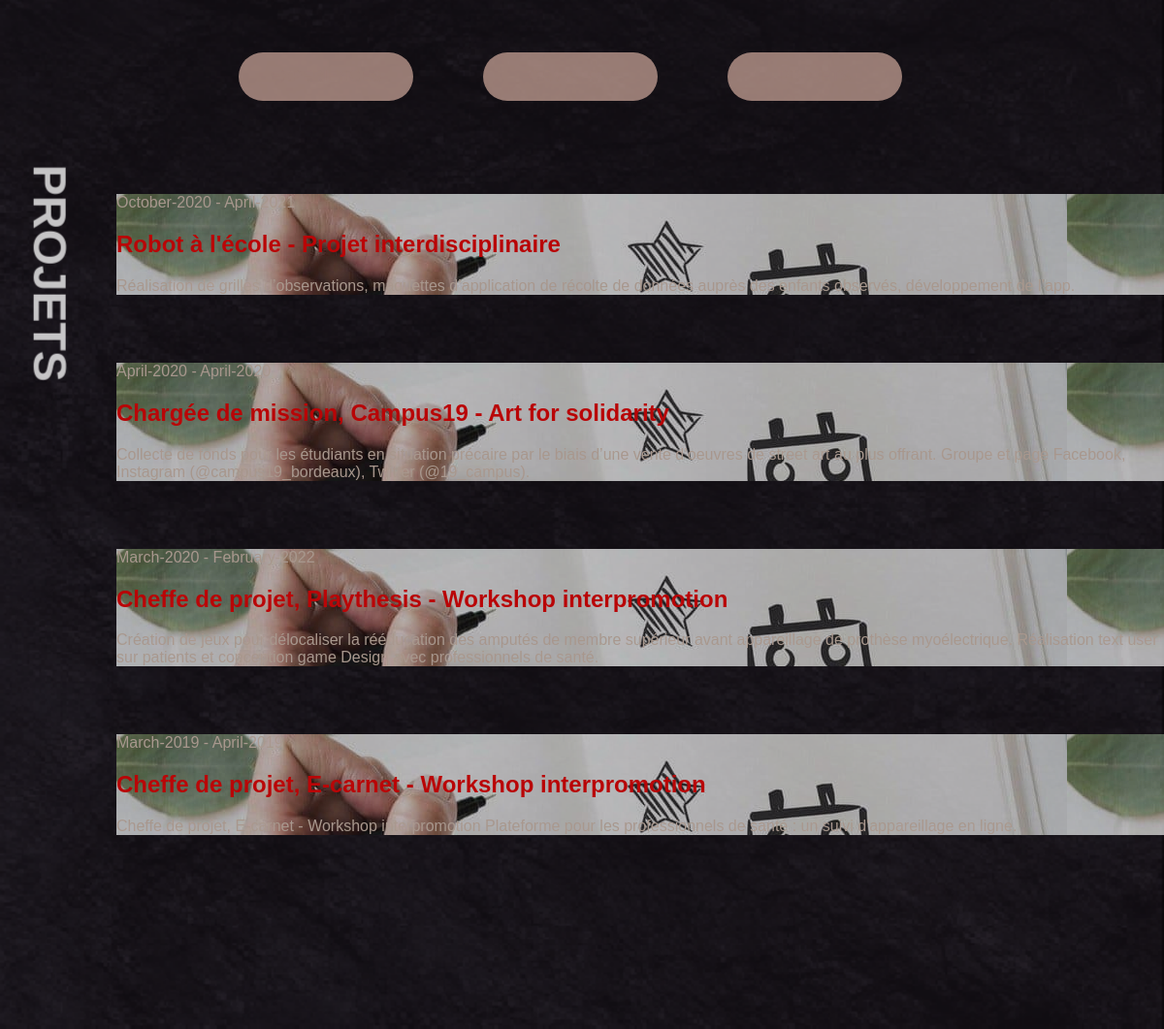
Page /Projets.php on the committed database.
### tables this page shows
CREATE TABLE `projets` (
  `Id_Projets` int(11) NOT NULL,
  `Titre` text NOT NULL,
  `DateDebut` date NOT NULL,
  `DateFin` date DEFAULT NULL,
  `Contexte` tinytext DEFAULT NULL,
  `Description` text DEFAULT NULL,
  `LienImgFond` text NOT NULL,
  `Lien` text DEFAULT NULL,
  `Id_User` varchar(50) NOT NULL,
  `CodHexTypo` varchar(7) NOT NULL
);

### Projets.php (the view, shortened to what this page needs)
<?php
include_once "Fonctions.php";
include_once "NavBarre.php";
    $req = $bdd->query('SELECT * FROM projets   ');
?>
<!DOCTYPE html>
<html>
<head>
  <link rel="stylesheet" href="stylesheet.css">
</head>
<body>
<div class ="contenant">
  <div class = "titre">
  <h1> PROJETS </h1>
  </div>
  <?php foreach ($req as $result) { ?>
    <div class="projets">
      <?php
        $dateDeb = date_create( $result['DateDebut']);
        echo date_format($dateDeb,"F-Y");?>
          -
        <?php
        $dateFin = date_create( $result['DateFin']);
        echo date_format($dateFin,"F-Y");  ?>
    <div class="titreProj">
      <h2>
      <strong>
          <?php echo $result["Titre"]?>
      </strong> -
      <?php echo $result["Contexte"]?>
      </h2>
    </div>
      <?php echo $result["Description"]?>
  </div>
  <?php } ?>
  </div>
</body>
</html>

### NavBarre.php (shortened to what this page needs)
<!DOCTYPE html>
<html>
<head>
    <link rel="stylesheet" href="stylesheet.css">
</head>
<body>
<div class="contenant">
 	<nav>
        <ul class="navbarre">
	            <li >
                    <button type="button" class="btn ">
                    <a href="Experiences.php">EXPERIENCES</a>
	                </button>
	            </li>
                <li>
                    <button type="button" class="btn ">
	                <a href="Formations.php">FORMATIONS</a>
                    </button>
	            </li>
	            <li>
                    <button type="button" class="btn ">
	                <a href="Projets.php">PROJETS</a>
                    </button>
	            </li>
	    </ul>
    </nav>
</div>
</body>
</html>

### stylesheet.css (style rules this page uses)
html, body { margin:0; padding:0; }
.titre { font-family: monserrat, sans-serif; color: #ffffff; position: fixed; transform: rotate(90deg); font-size: 150%; padding :20px; min-width: 350px; top: 25%; left: -12%; opacity:75%; }
.contenant { background-image: url(images/fond.png); background-repeat: no-repeat; background-attachment:fixed; background-size: 100%; background-position: 100%; font-family: monserrat, sans-serif; color: #e7d1c0; text-align: left; display: flex; flex-direction: column; row-gap: 70px; padding-left: 10%; padding-bottom: 200px; }
a { display: flex; justify-content: flex-end; flex-direction: row; row-gap: 10%; padding: 5%; justify-content: space-around; align-items: right; }
.projets { opacity:100%; }
.navbarre { margin-inline: 15%; margin-left:0px; margin-right: 30%; scroll-margin-top: 1%; padding :0%; margin-bottom: -100px; }
nav { width: 100%; }
ul { display: flex; flex-flow: row; justify-content: space-around; }
li { float: right; margin: 5%; text-align: right; list-style: none; }
a { font-family: monserrat, sans-serif; font-size: 120%; color: #d0aa9d; text-decoration: none; text-align: center; }
.btn { position: fixed; background-color: #d0aa9d; min-width: 180px; min-height: 50px; border:0px; border-radius: 30px; opacity: 70%; }

### Projets.php (style rules this page uses)
.projets { background-image: url(images/ProjetsTest.jpg); opacity:70%; }
.titreProj { color: #f00; }

### rows in the picture
projets: DateDebut "October-2020", DateFin "April-2021", Titre "Robot à l'école", Contexte "Projet interdisciplinaire", Description "Réalisation de grilles d’observations, maquettes d’application de récolte de données auprès des enfants observés, développement de l’app."
projets: DateDebut "April-2020", DateFin "April-2020", Titre "Chargée de mission, Campus19", Contexte "Art for solidarity", Description "Collecte de fonds pour les étudiants en situation précaire par le biais d’une vente d’oeuvres de street art au plus offrant. Groupe et page Facebook, Instagram (@campus19_bordeaux), Twitter (@19_campus)."
projets: DateDebut "March-2020", DateFin "February-2022", Titre "Cheffe de projet, Playthesis", Contexte "Workshop interpromotion", Description "Création de jeux pour délocaliser la rééducation des amputés de membre supérieur avant appareillage de prothèse myoélectrique. Réalisation text user sur patients et conception game Design avec professionnels de santé."
projets: DateDebut "March-2019", DateFin "April-2019", Titre "Cheffe de projet, E-carnet", Contexte "Workshop interpromotion", Description "Cheffe de projet, E-carnet - Workshop interpromotion Plateforme pour les professionnels de santé : un suivi d'appareillage en ligne."
